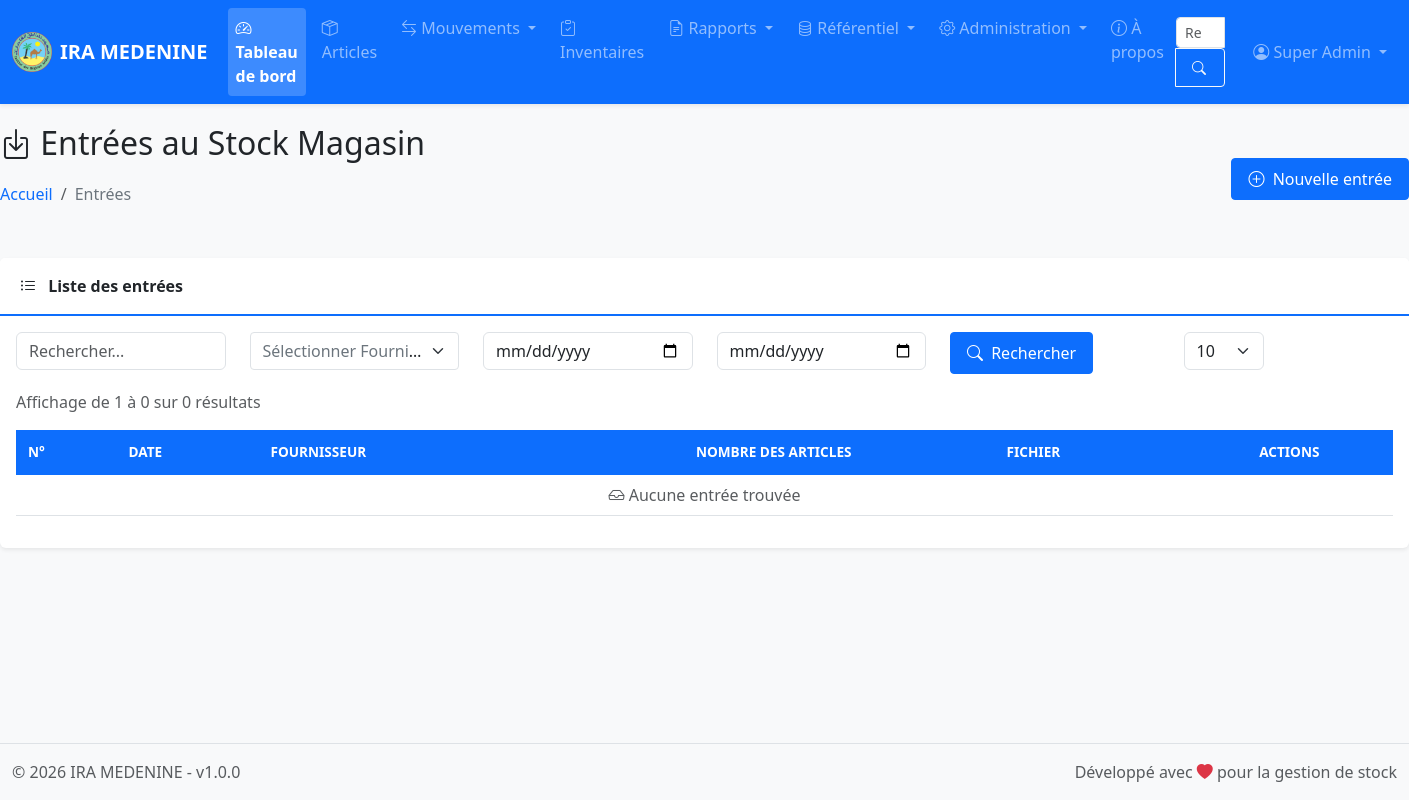
/pages/entrees/index.php (signed in), run on the app's committed database.
### tables this page shows
CREATE TABLE IF NOT EXISTS `parametres` (
  `id` int NOT NULL AUTO_INCREMENT,
  `nom_etablissement` varchar(255) NOT NULL,
  `logo` varchar(255) DEFAULT NULL,
  `adresse` text,
  `tel_fixe` varchar(20) DEFAULT NULL,
  `tel_mobile` varchar(20) DEFAULT NULL,
  `fax` varchar(20) DEFAULT NULL,
  `email` varchar(100) DEFAULT NULL,
  `site_web` varchar(50) NOT NULL,
  `created_at` timestamp NOT NULL DEFAULT CURRENT_TIMESTAMP,
  `updated_at` timestamp NOT NULL DEFAULT CURRENT_TIMESTAMP ON UPDATE CURRENT_TIMESTAMP,
  PRIMARY KEY (`id`)
);

### pages/entrees/index.php (the view, shortened to what the rows shown need)
<?php
require_once __DIR__ . '/../../includes/header.php';
?>
<?php require_once __DIR__ . '/../../includes/navbar.php'; ?>
<div class="container-fluid main-container">
    <div class="row mb-4">
        <div class="col-12">
            <div class="d-flex justify-content-between align-items-center">
                <div>
                    <h2><i class="bi bi-box-arrow-in-down"></i> Entrées au Stock Magasin</h2>
                </div>
            </div>
        </div>
    </div>
    <div class="row">
        <div class="col-12">
            <div class="card">
                <div class="card-body">
                    <div class="table-responsive">
                        <table class="table table-hover" id="entreesTable">
                            <thead>
                                <tr>
                                    <th>N°</th>
                                    <th>Date</th>
                                    <th>Fournisseur</th>
                                    <th class="text-center">Nombre des Articles</th>
                                    <th>Fichier</th>
                                    <th class="text-center no-sort no-export">Actions</th>
                                </tr>
                            </thead>
                        </table>
                    </div>
                </div>
            </div>
        </div>
    </div>
</div>
<?php require_once __DIR__ . '/../../includes/footer.php'; ?>

### includes/navbar.php (shortened to what the rows shown need)
<nav class="navbar navbar-expand-lg navbar-dark bg-primary sticky-top">
    <div class="container-fluid">
        <a class="navbar-brand d-flex align-items-center" href="<?php echo BASE_URL; ?>/index.php">
            <?php if (!empty($parametres['logo'])): ?>
                <img src="<?php echo BASE_URL; ?>/uploads/logo/<?php echo htmlspecialchars($parametres['logo']); ?>" alt="Logo" height="40" class="me-2" style="object-fit:contain;">
            <?php endif; ?>
            <span class="fw-bold"><?php echo htmlspecialchars($parametres['nom_etablissement'] ?? APP_NAME); ?></span>
        </a>
    </div>
</nav>

### includes/footer.php (shortened to what the rows shown need)
    <footer class="footer mt-auto py-3 bg-light border-top">
        <div class="container-fluid">
            <div class="row">
                <div class="col-md-6 text-muted">
                    &copy; <?php echo date('Y'); ?> <?php echo $parametres['nom_etablissement'] ?? APP_NAME; ?> - v<?php echo APP_VERSION; ?>
                </div>
                <div class="col-md-6 text-end text-muted">
                    Développé avec <i class="bi bi-heart-fill text-danger"></i> pour la gestion de stock
                </div>
            </div>
        </div>
    </footer>
</body>
</html>

### data on the page
parametres: logo (picture), nom_etablissement "IRA MEDENINE"

### other printed values
$current_user['prenom'] "Super"
$current_user['nom'] "Admin"
$start "1"
$end "0"
$total_results "0"
APP_VERSION "1.0.0"
